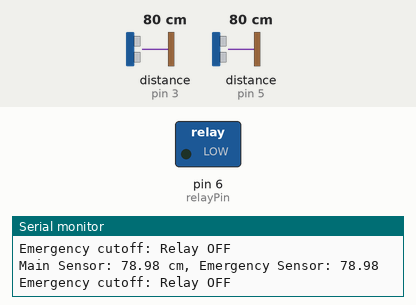
Bench run of a sketch on a simulated Arduino Uno, built with avr-gcc and run on an emulated ATmega328P. On the bench: switched loads named in the sketch (green lamp = pin HIGH), the last lines printed to the serial monitor. Wiring (inferred from the names in the program): 2 × ultrasonic range finder: trigger pin 2, echo pin 3 / trigger pin 4, echo pin 5. The test bench sets the inputs (shaded band); at power-on: distance to the obstacle (sensors on pin 3, pin 5) 80 cm. The echo pulse lasts 58.3 µs per cm; pins used as bus, display or sensor lines are not drawn.

Above: at 1.3 s.
1.4 s: distance to the obstacle (sensor on pin 3) set to 11 cm
2.9 s: distance to the obstacle (sensor on pin 3) set to 8 cm
At 3.4 s:
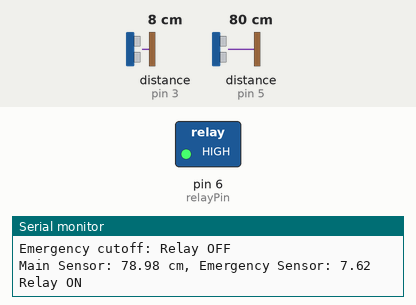
4.6 s: distance to the obstacle (sensor on pin 5) set to 6 cm
6.1 s: distance to the obstacle (sensor on pin 5) set to 3 cm
At 6.7 s:
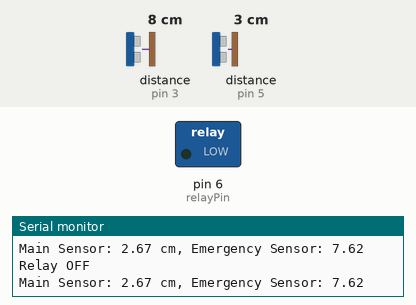
7.7 s: distance to the obstacle (sensor on pin 5) set to 6 cm
9.3 s: distance to the obstacle (sensor on pin 5) set to 9 cm
At 10.0 s:
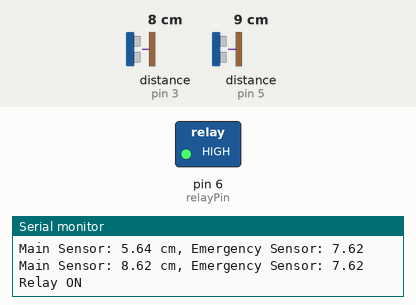
Timing chart, 0 to 12.1 s (numbered marks = the images above; inputs shaded):
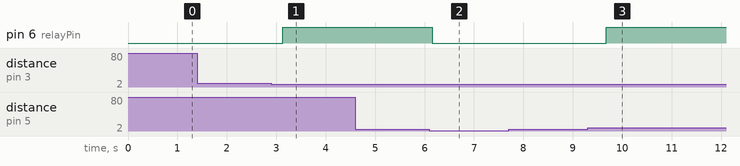

Measured:
- the behaviour switches between 10 and 9 cm on distance to the obstacle (sensor on pin 3) (found by bisection; images 0 and 1)
- the behaviour switches between 5 and 4 cm on distance to the obstacle (sensor on pin 5) (found by bisection; images 1 and 2)
- the behaviour switches between 7 and 8 cm on distance to the obstacle (sensor on pin 5) (found by bisection; images 2 and 3)
- after the input at 2.9 s, pin 6 (relayPin): LOW → HIGH after 0.23 s
- after the input at 6.1 s, pin 6 (relayPin): HIGH → LOW after 0.06 s
- after the input at 9.3 s, pin 6 (relayPin): LOW → HIGH after 0.38 s

The sketch:

Smart_Roots_Greenhouse.ino
```cpp
// Primary ultrasonic sensor
const int trig1 = 4;
const int echo1 = 5;

// Emergency cutoff ultrasonic sensor
const int trig2 = 2;
const int echo2 = 3;

// Relay pin
const int relayPin = 6;

long duration1, duration2;
float distance1, distance2;

bool relayState = false;

//This function runs only once and intialises everything.
void setup() {
  pinMode(trig1, OUTPUT); pinMode(echo1, INPUT);
  pinMode(trig2, OUTPUT); pinMode(echo2, INPUT);
  pinMode(relayPin, OUTPUT);
  digitalWrite(relayPin, LOW);
  Serial.begin(9600);
}

//Ultrasonic Sensor Reading Function
float readDistance(int trig, int echo) {
  digitalWrite(trig, LOW);
  delayMicroseconds(2);
  digitalWrite(trig, HIGH);
  delayMicroseconds(10);
  digitalWrite(trig, LOW);
  return pulseIn(echo, HIGH) * 0.034 / 2;
}

// This function is called up again and again
void loop() {
  distance1 = readDistance(trig1, echo1);
  distance2 = readDistance(trig2, echo2);

   Serial.print("Main Sensor: "); Serial.print(distance1); Serial.print(" cm, ");
   Serial.print("Emergency Sensor: "); Serial.println(distance2);

  if (distance2 >= 9.0 ) {
    digitalWrite(relayPin, LOW);
    relayState = false;
    Serial.println("Emergency cutoff: Relay OFF");
  } else {
    if (distance1 >= 7.0 && !relayState) {
      digitalWrite(relayPin, HIGH);
      relayState = true;
      Serial.println("Relay ON");
    } else if (distance1 <= 4.0 && relayState) {
      digitalWrite(relayPin,LOW);
      relayState = false;
      Serial.println("Relay OFF");
    }
  }

  delay(500);
}
```
